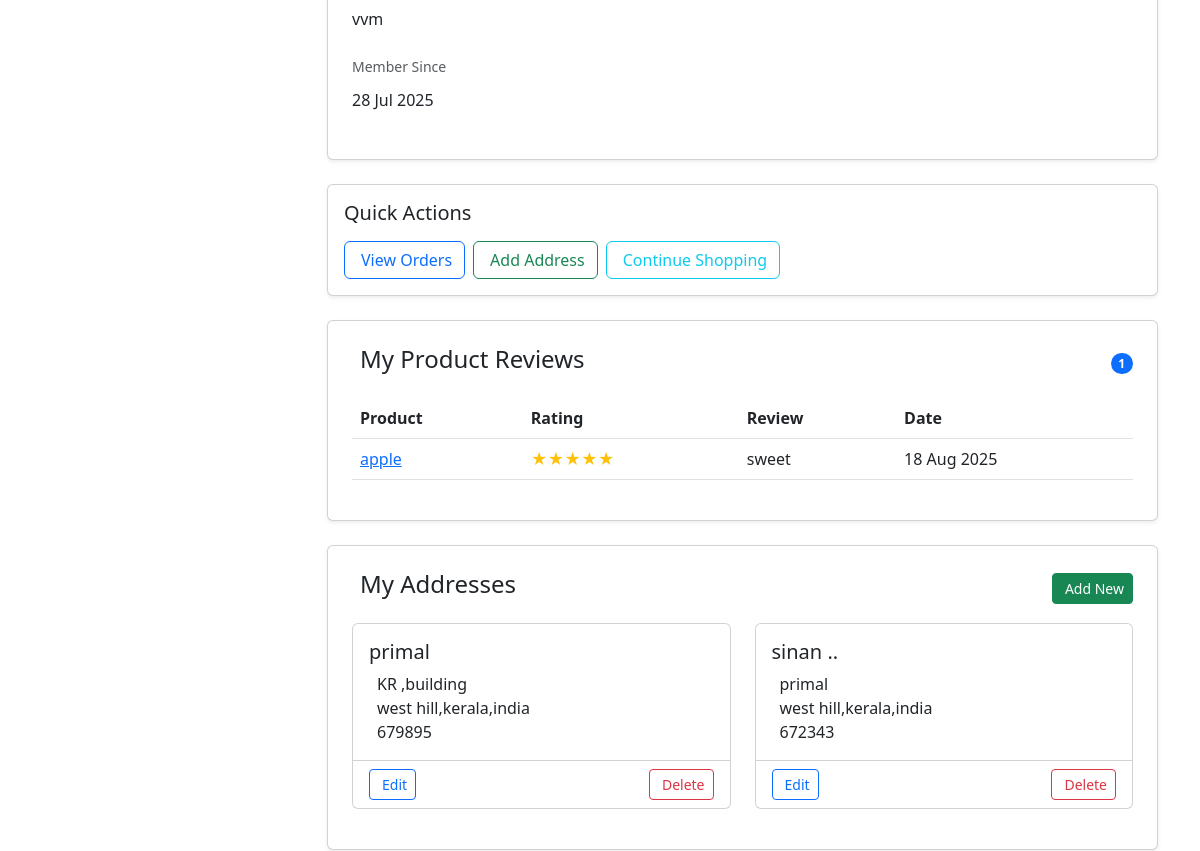
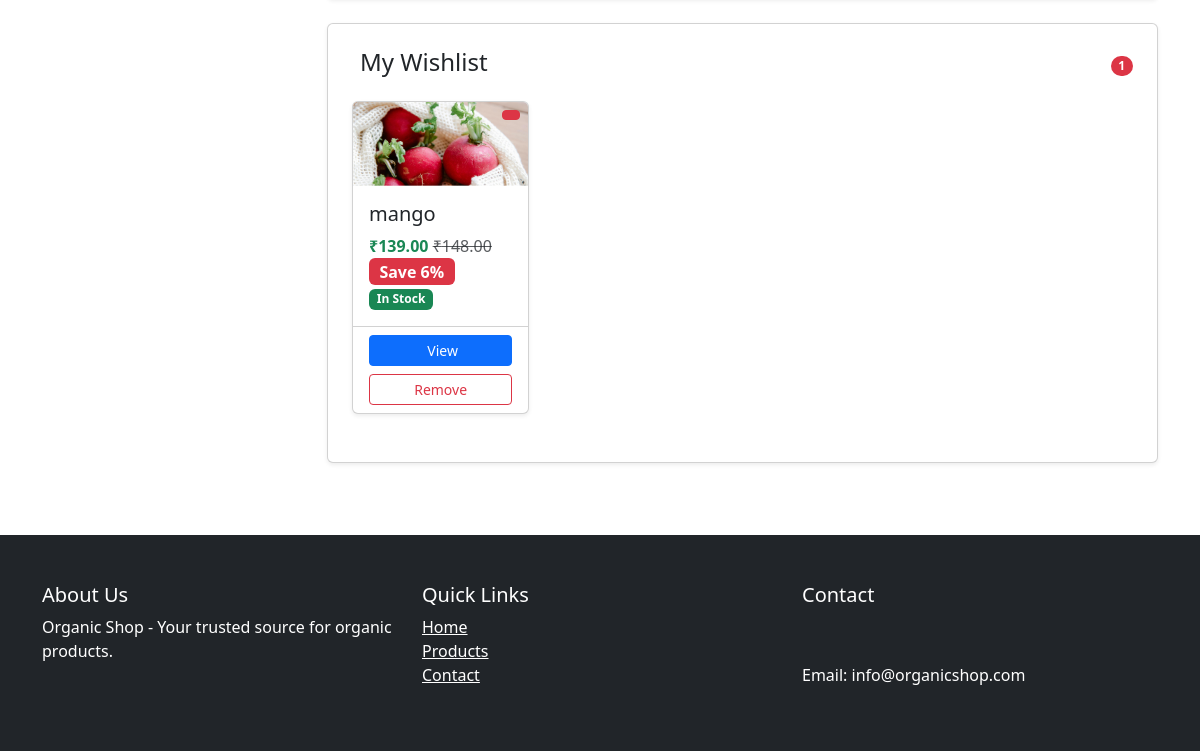
/accounts/profile/ (signed in, lower part), run on an earlier commit of the app's database (2 pictures, top to bottom).
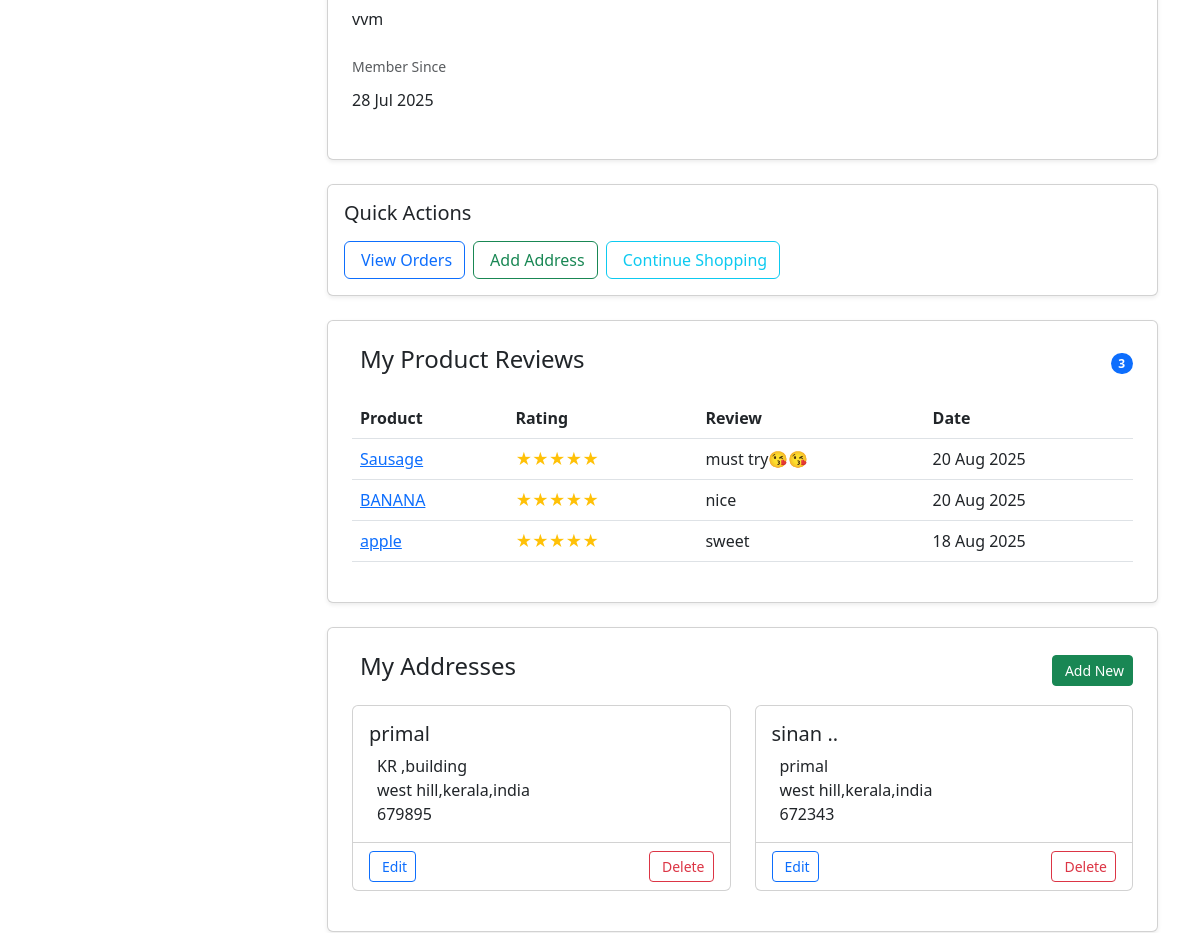
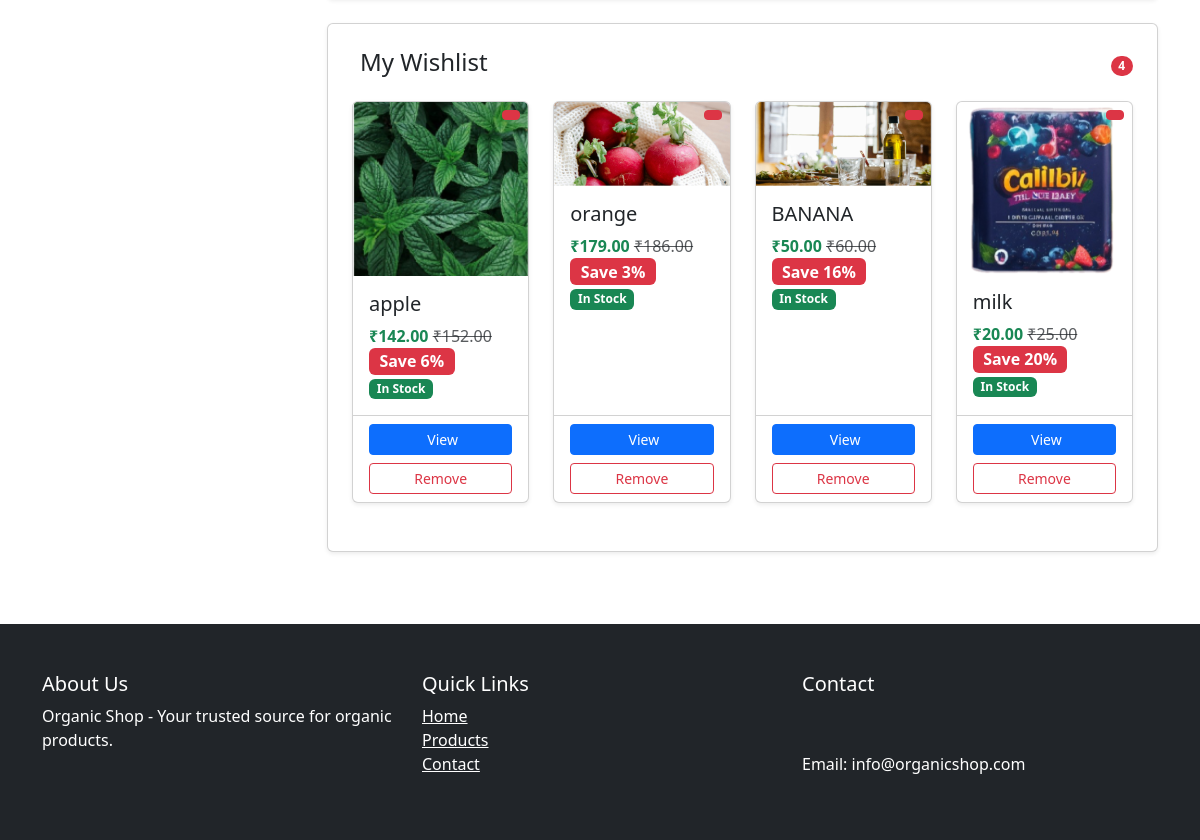
And on a later commit of the database (2 pictures, top to bottom).
### shop/models.py (models this page shows, shortened)
class Review(models.Model):
    product = models.ForeignKey(Product, on_delete=models.CASCADE, related_name='reviews')
    user = models.ForeignKey(User, on_delete=models.CASCADE)
    rating = models.PositiveSmallIntegerField(choices=[(i, i) for i in range(1, 6)])
    comment = models.TextField(blank=True)
    created_at = models.DateTimeField(auto_now_add=True)

class Product(models.Model):
    category = models.ForeignKey(Category, on_delete=models.CASCADE, related_name='products')
    name = models.CharField(max_length=255)
    slug = models.SlugField(unique=True ,blank=True)
    description = models.TextField()
    price = models.DecimalField(max_digits=10, decimal_places=2)
    discount_price = models.DecimalField(max_digits=10, decimal_places=2, null=True, blank=True)
    image = models.ImageField(upload_to='products/')
    is_featured = models.BooleanField(default=False)
    sold_count = models.PositiveIntegerField(default=0)
    created_at = models.DateTimeField(auto_now_add=True)
    views = models.PositiveIntegerField(default=0)
    available = models.BooleanField(default=True)
    stock = models.PositiveIntegerField(default=0)

class ProductVariant(models.Model):
    product = models.ForeignKey(Product, on_delete=models.CASCADE, related_name='variants')
    values = models.ManyToManyField(VariantValue)
    price = models.DecimalField(max_digits=10, decimal_places=2)
    discount_price = models.DecimalField(max_digits=10, decimal_places=2, null=True, blank=True)
    stock = models.IntegerField()
    sku = models.CharField(max_length=50, unique=True, blank=True)
    image = models.ImageField(upload_to='variants/', null=True, blank=True)
    sold_count = models.IntegerField(default=0)
    @property
    def get_discount_percentage(self):
        if self.discount_price:
            return int(100 - (self.discount_price / self.price * 100))
        return 0

### accounts/models.py (models this page shows, shortened)
class Address(models.Model):
    user = models.ForeignKey(User, on_delete=models.CASCADE, related_name='addresses')
    full_name = models.CharField(max_length=100)
    phone = models.CharField(max_length=20)
    address_line = models.TextField()
    city = models.CharField(max_length=50)
    postal_code = models.CharField(max_length=10)
    state=models.CharField(max_length=50)
    country = models.CharField(max_length=50)
    is_default = models.BooleanField(default=False)

class Wishlist(models.Model):
    user = models.ForeignKey(User, on_delete=models.CASCADE)
    product = models.ForeignKey(Product, on_delete=models.CASCADE)
    variant = models.ForeignKey(ProductVariant, null=True, blank=True, on_delete=models.CASCADE)
    added_at = models.DateTimeField(auto_now_add=True)
    class Meta:
        unique_together = ('user', 'product', 'variant')

### accounts/views.py (the view)
# urls.py: path('profile/', views.profile_view, name='profile'),
@login_required
def profile_view(request):
    user = request.user
    cart = Cart.objects.filter(user=user).first()
    addresses = Address.objects.filter(user=user)
    cart_items = cart.items.select_related('product') if cart else []
    total_price = sum(item.total_price for item in cart_items)
    wishlist = Wishlist.objects.filter(user=user).select_related('product', 'variant')
    reviews = Review.objects.filter(user=user).select_related('product').order_by('-created_at')
    orders = Order.objects.filter(user=user).order_by('-created_at')
    return render(request, 'accounts/profile.html', {
        'cart_items': cart_items,
        'total_price': total_price,
        'reviews': reviews,
        'addresses': addresses,
        'wishlist': wishlist,
        'orders': orders,
    })

### shop/models.py (called while the page is built)
    @property
    def total_price(self):
        if self.variant:
            if self.variant.discount_price:
                return self.variant.discount_price * self.quantity
            return self.variant.price * self.quantity
        elif self.product.discount_price:
            return self.product.discount_price * self.quantity
        return self.product.price * self.quantity

### accounts/templates/accounts/profile.html (shortened to what the changed rows need)
{% extends 'shop/base.html' %}
{% block content %}
<div class="container py-5">
  <div class="row">
    <div class="col-md-9">
      <div id="reviews-section" class="card shadow-sm p-4 mb-4">
        <div class="d-flex justify-content-between align-items-center mb-3">
          <h4>My Product Reviews</h4>
          <span class="badge bg-primary rounded-pill">{{ reviews.count }}</span>
        </div>
        {% if reviews %}
          <div class="table-responsive">
            <table class="table">
              <thead>
                <tr>
                  <th>Product</th>
                  <th>Rating</th>
                  <th>Review</th>
                  <th>Date</th>
                </tr>
              </thead>
              <tbody>
                {% for review in reviews %}
                  <tr>
                    <td><a href="{% url 'shop:product_detail' review.product.slug %}">{{ review.product.name }}</a></td>
                    <td>
                      <span class="text-warning">
                        {% with ''|center:review.rating as stars %}
                          {% for _ in stars %}★{% endfor %}
                        {% endwith %}
                      </span>
                    </td>
                    <td>{{ review.comment|truncatechars:50 }}</td>
                    <td>{{ review.created_at|date:"d M Y" }}</td>
                  </tr>
                {% endfor %}
              </tbody>
            </table>
          </div>
        {% endif %}
      </div>
      <div id="address-section" class="card shadow-sm p-4 mb-4">
        {% if addresses %}
          <div class="row">
            {% for address in addresses %}
              <div class="col-md-6 mb-3">
                <div class="card h-100 {% if address.is_default %}border-primary{% endif %}">
                  <div class="card-body">
                    <h5 class="card-title">{{ address.full_name }}</h5>
                    <p class="card-text">
                       {{ address.address_line  }}<br>
                      {{ address.city }},{{ address.state }},{{ address.country }}<br>
                      {{ address.postal_code }}
                    </p>
                  </div>
                  <div class="card-footer bg-transparent d-flex justify-content-between">
                    <a href="{% url 'accounts:edit_address' address.pk %}?next={{ request.path }}" class="btn btn-sm btn-outline-primary">
   Edit
</a>
                    <a href="{% url 'accounts:delete_address' address.pk %}"
                       class="btn btn-sm btn-outline-danger"
                       onclick="return confirm('Are you sure you want to delete this address?');">
                       Delete
                    </a>
                  </div>
                </div>
              </div>
            {% endfor %}
          </div>
        {% endif %}
      </div>
      <div id="wishlist-section" class="card shadow-sm p-4 mb-4">
        <div class="d-flex justify-content-between align-items-center mb-3">
          <h4>My Wishlist</h4>
          <span class="badge bg-danger rounded-pill">{{ wishlist.count }}</span>
        </div>
        {% if wishlist %}
          <div class="row">
            {% for item in wishlist %}
              <div class="col-lg-3 col-md-4 col-sm-6 mb-4">
                <div class="card h-100 shadow-sm">
                  <div class="position-relative">
                    <img src="{{ item.product.image.url }}" class="card-img-top" alt="{{ item.variant.product.name }}
">
                    <button class="btn btn-danger btn-sm position-absolute top-0 end-0 m-2"
                            onclick="removeFromWishlist({{ item.id }})">
                    </button>
                  </div>
                  <div class="card-body">
    <h5 class="card-title">{{ item.variant.name|default:item.product.name|truncatechars:30 }}</h5>
    {% if item.variant.discount_price %}
        <span class="card-text text-success fw-bold">
            ₹{{ item.variant.discount_price }}
        </span>
    {% else %}
        <span class="card-text text-success fw-bold">
            ₹{{ item.variant.price }}
        </span>
    {% endif %}
    {% if item.variant.price and item.variant.discount_price %}
        <span class="text-decoration-line-through text-muted me-3">
            ₹{{ item.variant.price }}
        </span>
        <span class="badge bg-danger fs-6">
            Save {{ item.variant.get_discount_percentage }}%
        </span>
    {% endif %}
    {% if item.variant.stock %}
        <span class="badge bg-success">In Stock</span>
    {% else %}
        <span class="badge bg-secondary">Out of Stock</span>
    {% endif %}
</div>
                  <div class="card-footer bg-transparent d-grid gap-2">
                  <a href="{% url 'shop:product_detail' item.product.slug %}" class="btn btn-sm btn-primary">
                     View
                  </a>
                  {% if item.product.stock %}
                    <form method="post" action="{% url 'accounts:remove_from_wishlist' item.product.id %}">
                      <button type="submit" class="btn btn-outline-danger btn-sm w-100">Remove</button>
                    </form>
                  {% else %}
                    <button type="button" class="btn btn-sm btn-secondary" disabled>
                      Out of Stock
                    </button>
                  {% endif %}
                </div>
                </div>
              </div>
            {% endfor %}
          </div>
        {% endif %}
      </div>
    </div>
  </div>
</div>
{% endblock %}

What changed in the data, as far as the page shows it:
removed Wishlist: product.image (picture), variant.name "mango", variant.discount_price "139.00", variant.price "148.00", variant.get_discount_percentage "6", shows "In Stock", shows "Remove"
added Review: product.name "Sausage", rating 5 (drawn), comment "must try😘😘", created_at "20 Aug 2025"
added Review: product.name "BANANA", rating 5 (drawn), comment "nice", created_at "20 Aug 2025"
added Wishlist: product.image (picture), variant.name "apple", variant.discount_price "142.00", variant.price "152.00", variant.get_discount_percentage "6", shows "In Stock", shows "Remove"
added Wishlist: product.image (picture), variant.name "orange", variant.discount_price "179.00", variant.price "186.00", variant.get_discount_percentage "3", shows "In Stock", shows "Remove"
added Wishlist: product.image (picture), variant.name "BANANA", variant.discount_price "50.00", variant.price "60.00", variant.get_discount_percentage "16", shows "In Stock", shows "Remove"
added Wishlist: product.image (picture), variant.name "milk", variant.discount_price "20.00", variant.price "25.00", variant.get_discount_percentage "20", shows "In Stock", shows "Remove"
Also different on the page:
{{ reviews.count }}: "1" → "3"
{{ wishlist.count }}: "1" → "4"
